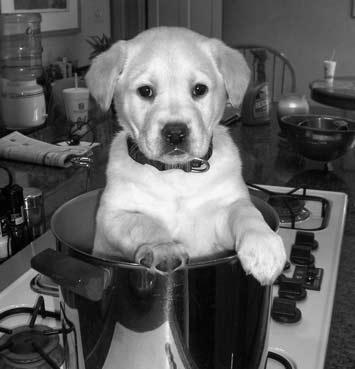
%> input picture dogOriginal.bmp, 355 x 369 px
$ octave main.m   (GNU Octave 9; MATLAB toolbox functions it lacks are replaced by stand-ins)
%> lines starting %> are read from the running program, lines starting %| are printed output that depends on the picture; in (x1, y1, x2, y2) boxes, pixels count from 0 and x2, y2 are one past the last pixel; in counts of white or black regions, pixels touching at a corner belong together; the program's own positions count from 1
clc;
clear;
close all;

%load the images and create MSE array
orig = imread("dogOriginal.bmp");
%> orig: size 369x355 uint8; min 0, max 252, mean 94.8
dist = imread("dogDistorted.bmp");
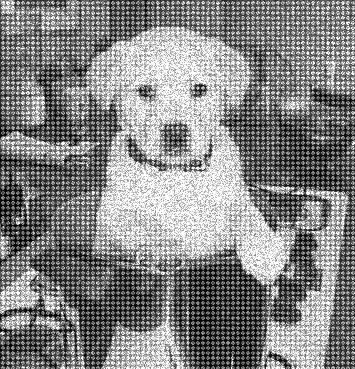
%> input picture dogDistorted.bmp, 355 x 369 px
%> dist is the input picture: size 369x355 uint8; min 0, max 255, mean 133.6
mse_values = zeros(7, 1);

%apply median filter
med1 = medfilt2(dist, [3 3]);

%fft transform and intensity graph
freq = fftshift(fft2(double(med1)));
iGraph = log(abs(freq));
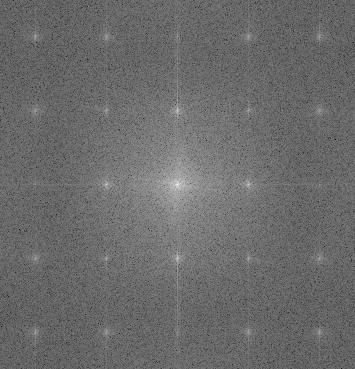
%> iGraph: size 369x355 double; min 2.33, max 16.65, mean 8.37; drawn with min black and max white
imwrite( iGraph/max(iGraph(:)), "intensityGraph.png");

%loads mask image (created outside)
mask = imread("mask.png");
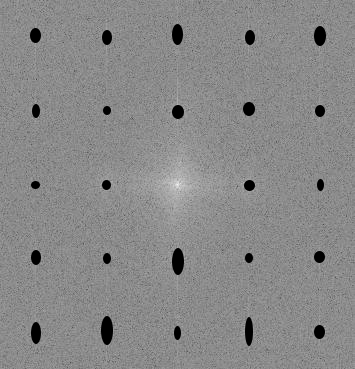
%> input picture mask.png, 355 x 369 px
%> mask is the input picture: size 369x355 uint8; min 0, max 245, mean 136.4
mask = mask(:,:,1);
mask = double((mask>0));
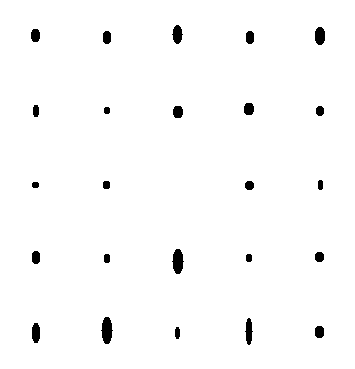
%> mask: size 369x355 double; values 0 (black) and 1 (white), 98.2% white; 24 black regions, largest, box (x1, y1, x2, y2) and area: (101, 317, 113, 344) 232, (172, 249, 184, 274) 216, (315, 27, 325, 45) 152

%applies mask and inverses fft
maskApplied = mask .* freq;
postMask = real(ifft2(ifftshift(maskApplied)));
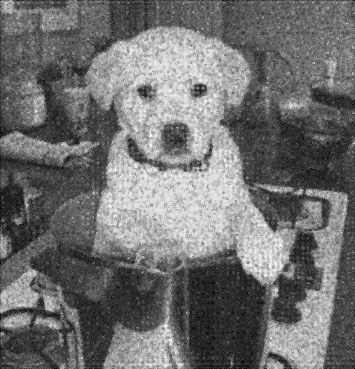
%> postMask: size 369x355 double; min 8.81, max 283, mean 129.7; drawn with min black and max white

%second median filter
med2 = medfilt2(postMask, [5, 5]);
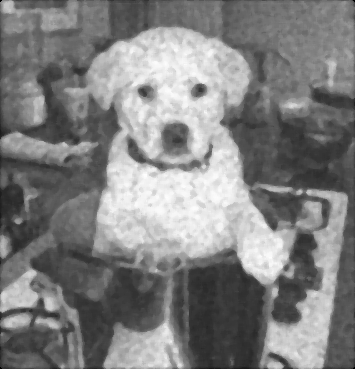
%> med2: size 369x355 double; min 0, max 254.8, mean 129

%adjusts constrast
adjust = imadjust(uint8(med2));
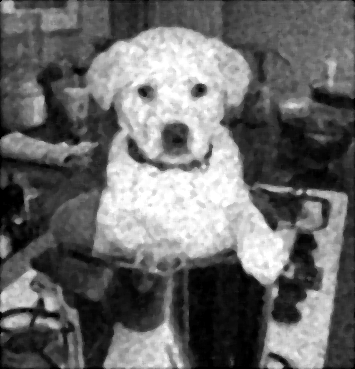
%> adjust: size 369x355 uint8; min 0, max 255, mean 106.1

%applies gaussian filter
gauss = imgaussfilt(adjust, 1.2);

% Calculate all MSE values
mse_values(1) = immse(orig, uint8(med1));
mse_values(2) = immse(orig, uint8(postMask));
mse_values(3) = immse(orig, uint8(med2));
mse_values(4) = immse(orig, uint8(adjust));
mse_values(5) = immse(orig, uint8(gauss));


% Display all the images
figure;
subplot(2,4,1);
imshow(uint8(dist));
title("Distorted Image");

subplot(2,4,2);
imshow(uint8(med1));
title("First Median Image");
xlabel(sprintf("MSE: %.2f", mse_values(1)));

subplot(2,4,3);
imshow(uint8(postMask));
title("After Mask Image");
xlabel(sprintf("MSE: %.2f", mse_values(2)));

subplot(2,4,4);
imshow(uint8(med2));
title("Second Median Image");
xlabel(sprintf("MSE: %.2f", mse_values(3)));

subplot(2,4,5);
imshow(uint8(adjust));
title("Contrast Adjust Image");
xlabel(sprintf("MSE: %.2f", mse_values(4)));

subplot(2,4,6);
imshow(uint8(gauss));
title("Gaussian Smoothed Image");
mse_values(6) = immse(orig, gauss);
xlabel(sprintf("MSE: %.2f", mse_values(5)));

subplot(2,4,7);
imshow(uint8(orig));
title("Original Image");
mse_values(7) = 0;

titleText = sprintf("Image Noise Removal: Mean Squared Error (MSE) at Each Stage\nFinal MSE: %.2f", mse_values(6));
sgtitle(titleText);
